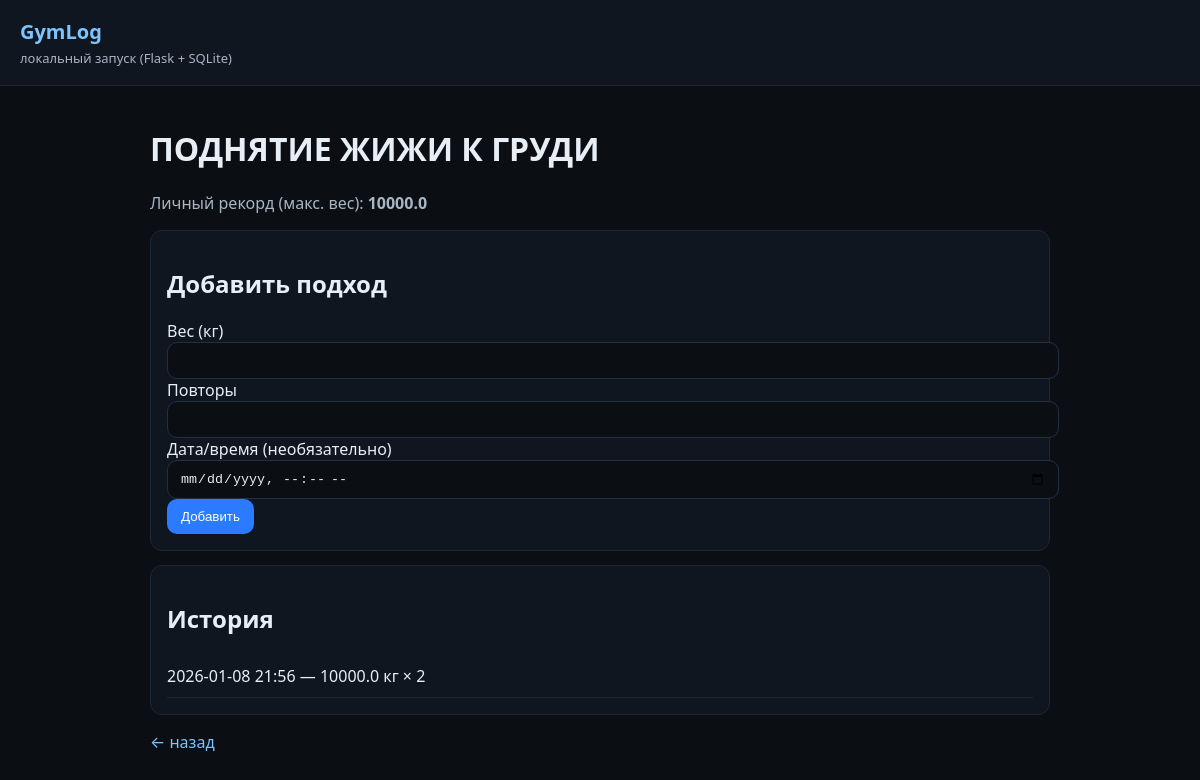
Screenshot of /exercise/5 with the database file from the repository.
### app/models.py (models this page shows)
class Exercise(db.Model):
    __tablename__ = "exercises"
    id = db.Column(db.Integer, primary_key=True)
    name = db.Column(db.String(120), nullable=False, unique=True)
    sets = db.relationship(
        "WorkoutSet",
        back_populates="exercise",
        cascade="all, delete-orphan",
        order_by="WorkoutSet.performed_at.desc()",
    )

class WorkoutSet(db.Model):
    __tablename__ = "sets"
    id = db.Column(db.Integer, primary_key=True)
    exercise_id = db.Column(db.Integer, db.ForeignKey("exercises.id"), nullable=False)
    weight = db.Column(db.Float, nullable=False)
    reps = db.Column(db.Integer, nullable=False)
    performed_at = db.Column(db.DateTime, nullable=False, default=datetime.utcnow)
    exercise = db.relationship("Exercise", back_populates="sets")

### app/routes.py (the view)
@bp.get("/exercise/<int:exercise_id>")
def exercise_page(exercise_id: int):
    exercise = Exercise.query.get_or_404(exercise_id)
    sets = (
        WorkoutSet.query.filter_by(exercise_id=exercise_id)
        .order_by(WorkoutSet.performed_at.desc())
        .all()
    )
    pr = (
        db.session.query(func.max(WorkoutSet.weight))
        .filter(WorkoutSet.exercise_id == exercise_id)
        .scalar()
    )
    return render_template("exercise.html", exercise=exercise, sets=sets, pr=pr)

### app/templates/exercise.html
{% extends "base.html" %}
{% block content %}
  <h1>{{ exercise.name }}</h1>
  <p class="muted">
    Личный рекорд (макс. вес): <b>{{ "%.1f"|format(pr) if pr else "—" }}</b>
  </p>
  <section class="card">
    <h2>Добавить подход</h2>
    <form method="post" action="{{ url_for('main.add_set', exercise_id=exercise.id) }}" novalidate >
      <label>
        Вес (кг)
        <input name="weight" type="number" step="0.5" min="0.5" required />
      </label>
      <label>
        Повторы
        <input name="reps" type="number" step="1" min="1" required />
      </label>
      <label>
        Дата/время (необязательно)
        <input name="performed_at" type="datetime-local" />
      </label>
      <button type="submit">Добавить</button>
    </form>
  </section>
  <section class="card">
    <h2>История</h2>
    {% if sets %}
      <ul class="list">
        {% for s in sets %}
          <li class="list-item">
            {{ s.performed_at.strftime("%Y-%m-%d %H:%M") }} — {{ "%.1f"|format(s.weight) }} кг × {{ s.reps }}
          </li>
        {% endfor %}
      </ul>
    {% else %}
      <p class="muted">Подходов пока нет.</p>
    {% endif %}
  </section>
  <p><a href="{{ url_for('main.index') }}">← назад</a></p>
{% endblock %}

### app/static/style.css (style rules this page uses)
:root { font-family: system-ui, -apple-system, Segoe UI, Roboto, Arial, sans-serif; }
body { margin: 0; background: #0b0f14; color: #e8eef6; }
a { color: #7dc4ff; text-decoration: none; }
.card { background: #0f1620; border: 1px solid #1d2733; border-radius: 12px; padding: 16px; margin: 14px 0; }
.muted { color: #a9b6c5; }
input { width: 100%; padding: 10px 12px; border-radius: 10px; border: 1px solid #223044; background: #0b0f14; color: #e8eef6; }
button { padding: 10px 14px; border: 0; border-radius: 10px; background: #2a7bff; color: white; cursor: pointer; }
.list { list-style: none; padding: 0; margin: 0; }
.list-item { padding: 10px 0; border-bottom: 1px solid #1d2733; }

### rows the page displays
Exercise: name "ПОДНЯТИЕ ЖИЖИ К ГРУДИ"
WorkoutSet: performed_at "2026-01-08 21:56", weight "10000.0", reps "2"

### other values shown
{{ "%.1f"|format(pr) if pr else "—" }} "10000.0"
